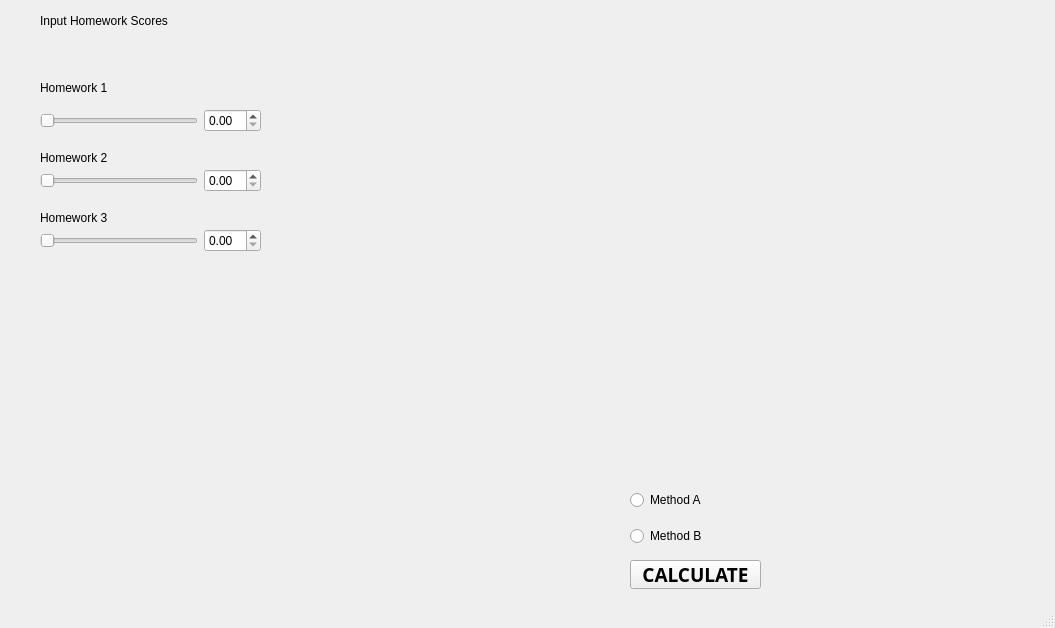
<?xml version="1.0" encoding="UTF-8"?>
<ui version="4.0">
 <class>MainWindow</class>
 <widget class="QMainWindow" name="MainWindow">
  <property name="geometry">
   <rect>
    <x>0</x>
    <y>0</y>
    <width>1055</width>
    <height>628</height>
   </rect>
  </property>
  <property name="windowTitle">
   <string>MainWindow</string>
  </property>
  <widget class="QWidget" name="centralwidget">
   <widget class="QLabel" name="label">
    <property name="geometry">
     <rect>
      <x>40</x>
      <y>10</y>
      <width>191</width>
      <height>21</height>
     </rect>
    </property>
    <property name="text">
     <string>Input Homework Scores</string>
    </property>
   </widget>
   <widget class="QgsColorButton" name="calculatebutton">
    <property name="geometry">
     <rect>
      <x>630</x>
      <y>560</y>
      <width>131</width>
      <height>29</height>
     </rect>
    </property>
    <property name="font">
     <font>
      <family>Century Gothic</family>
      <pointsize>14</pointsize>
      <weight>75</weight>
      <bold>true</bold>
     </font>
    </property>
    <property name="text">
     <string>CALCULATE</string>
    </property>
    <property name="color">
     <color>
      <red>0</red>
      <green>255</green>
      <blue>255</blue>
     </color>
    </property>
   </widget>
   <widget class="QLabel" name="label_2">
    <property name="geometry">
     <rect>
      <x>40</x>
      <y>80</y>
      <width>91</width>
      <height>16</height>
     </rect>
    </property>
    <property name="text">
     <string>Homework 1</string>
    </property>
   </widget>
   <widget class="QLabel" name="label_3">
    <property name="geometry">
     <rect>
      <x>40</x>
      <y>150</y>
      <width>91</width>
      <height>16</height>
     </rect>
    </property>
    <property name="text">
     <string>Homework 2</string>
    </property>
   </widget>
   <widget class="QLabel" name="label_4">
    <property name="geometry">
     <rect>
      <x>40</x>
      <y>210</y>
      <width>91</width>
      <height>16</height>
     </rect>
    </property>
    <property name="text">
     <string>Homework 3</string>
    </property>
   </widget>
   <widget class="QWidget" name="">
    <property name="geometry">
     <rect>
      <x>630</x>
      <y>480</y>
      <width>133</width>
      <height>77</height>
     </rect>
    </property>
    <layout class="QVBoxLayout" name="verticalLayout">
     <item>
      <widget class="QRadioButton" name="radioButton">
       <property name="text">
        <string>Method A</string>
       </property>
      </widget>
     </item>
     <item>
      <widget class="QRadioButton" name="radioButton_2">
       <property name="text">
        <string>Method B</string>
       </property>
      </widget>
     </item>
    </layout>
   </widget>
   <widget class="QWidget" name="">
    <property name="geometry">
     <rect>
      <x>40</x>
      <y>100</y>
      <width>221</width>
      <height>41</height>
     </rect>
    </property>
    <layout class="QHBoxLayout" name="horizontalLayout">
     <item>
      <widget class="QSlider" name="hw1slider">
       <property name="orientation">
        <enum>Qt::Horizontal</enum>
       </property>
      </widget>
     </item>
     <item>
      <widget class="QDoubleSpinBox" name="hw1box"/>
     </item>
    </layout>
   </widget>
   <widget class="QWidget" name="">
    <property name="geometry">
     <rect>
      <x>40</x>
      <y>160</y>
      <width>221</width>
      <height>41</height>
     </rect>
    </property>
    <layout class="QHBoxLayout" name="horizontalLayout_2">
     <item>
      <widget class="QSlider" name="hw2slider">
       <property name="orientation">
        <enum>Qt::Horizontal</enum>
       </property>
      </widget>
     </item>
     <item>
      <widget class="QDoubleSpinBox" name="hw2box"/>
     </item>
    </layout>
   </widget>
   <widget class="QWidget" name="">
    <property name="geometry">
     <rect>
      <x>40</x>
      <y>220</y>
      <width>221</width>
      <height>41</height>
     </rect>
    </property>
    <layout class="QHBoxLayout" name="horizontalLayout_3">
     <item>
      <widget class="QSlider" name="hw3slider">
       <property name="orientation">
        <enum>Qt::Horizontal</enum>
       </property>
      </widget>
     </item>
     <item>
      <widget class="QDoubleSpinBox" name="hw3box"/>
     </item>
    </layout>
   </widget>
  </widget>
  <widget class="QStatusBar" name="statusbar"/>
 </widget>
 <customwidgets>
  <customwidget>
   <class>QgsColorButton</class>
   <extends>QPushButton</extends>
   <header>qgscolorbutton.h</header>
  </customwidget>
 </customwidgets>
 <resources/>
 <connections/>
</ui>
